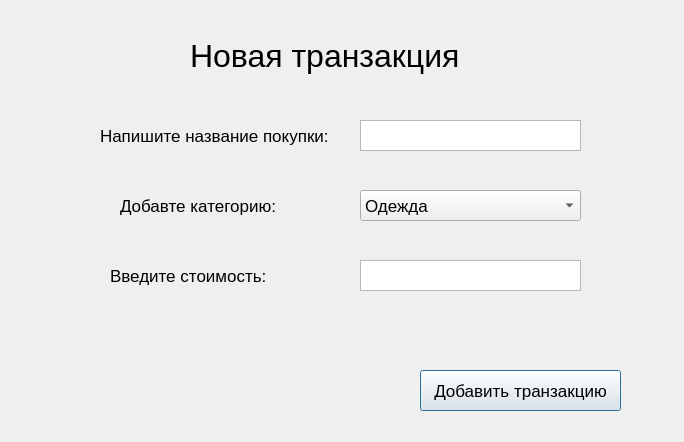
<?xml version="1.0" encoding="UTF-8"?>
<ui version="4.0">
 <class>Dialog</class>
 <widget class="QDialog" name="Dialog">
  <property name="geometry">
   <rect>
    <x>0</x>
    <y>0</y>
    <width>684</width>
    <height>442</height>
   </rect>
  </property>
  <property name="windowTitle">
   <string>Dialog</string>
  </property>
  <widget class="QTextEdit" name="textEdit">
   <property name="geometry">
    <rect>
     <x>360</x>
     <y>120</y>
     <width>221</width>
     <height>31</height>
    </rect>
   </property>
   <property name="font">
    <font>
     <pointsize>13</pointsize>
    </font>
   </property>
  </widget>
  <widget class="QLabel" name="label">
   <property name="geometry">
    <rect>
     <x>190</x>
     <y>20</y>
     <width>301</width>
     <height>71</height>
    </rect>
   </property>
   <property name="font">
    <font>
     <pointsize>24</pointsize>
    </font>
   </property>
   <property name="text">
    <string>Новая транзакция</string>
   </property>
  </widget>
  <widget class="QLabel" name="label_2">
   <property name="geometry">
    <rect>
     <x>100</x>
     <y>120</y>
     <width>241</width>
     <height>31</height>
    </rect>
   </property>
   <property name="font">
    <font>
     <pointsize>13</pointsize>
    </font>
   </property>
   <property name="text">
    <string>Напишите название покупки:</string>
   </property>
  </widget>
  <widget class="QComboBox" name="comboBox">
   <property name="geometry">
    <rect>
     <x>360</x>
     <y>190</y>
     <width>221</width>
     <height>31</height>
    </rect>
   </property>
   <property name="font">
    <font>
     <pointsize>13</pointsize>
    </font>
   </property>
   <item>
    <property name="text">
     <string>Одежда</string>
    </property>
   </item>
   <item>
    <property name="text">
     <string>Продукты</string>
    </property>
   </item>
   <item>
    <property name="text">
     <string>Транспорт</string>
    </property>
   </item>
   <item>
    <property name="text">
     <string>Медицина</string>
    </property>
   </item>
  </widget>
  <widget class="QLabel" name="label_3">
   <property name="geometry">
    <rect>
     <x>120</x>
     <y>190</y>
     <width>231</width>
     <height>31</height>
    </rect>
   </property>
   <property name="font">
    <font>
     <pointsize>13</pointsize>
    </font>
   </property>
   <property name="text">
    <string>Добавте категорию:</string>
   </property>
  </widget>
  <widget class="QLabel" name="label_4">
   <property name="geometry">
    <rect>
     <x>110</x>
     <y>260</y>
     <width>191</width>
     <height>31</height>
    </rect>
   </property>
   <property name="font">
    <font>
     <pointsize>13</pointsize>
    </font>
   </property>
   <property name="text">
    <string>Введите стоимость:</string>
   </property>
  </widget>
  <widget class="QTextEdit" name="textEdit_2">
   <property name="geometry">
    <rect>
     <x>360</x>
     <y>260</y>
     <width>221</width>
     <height>31</height>
    </rect>
   </property>
   <property name="font">
    <font>
     <pointsize>13</pointsize>
    </font>
   </property>
  </widget>
  <widget class="QPushButton" name="pushButton">
   <property name="geometry">
    <rect>
     <x>420</x>
     <y>370</y>
     <width>201</width>
     <height>41</height>
    </rect>
   </property>
   <property name="font">
    <font>
     <pointsize>13</pointsize>
    </font>
   </property>
   <property name="text">
    <string>Добавить транзакцию</string>
   </property>
  </widget>
 </widget>
 <resources/>
 <connections/>
</ui>
